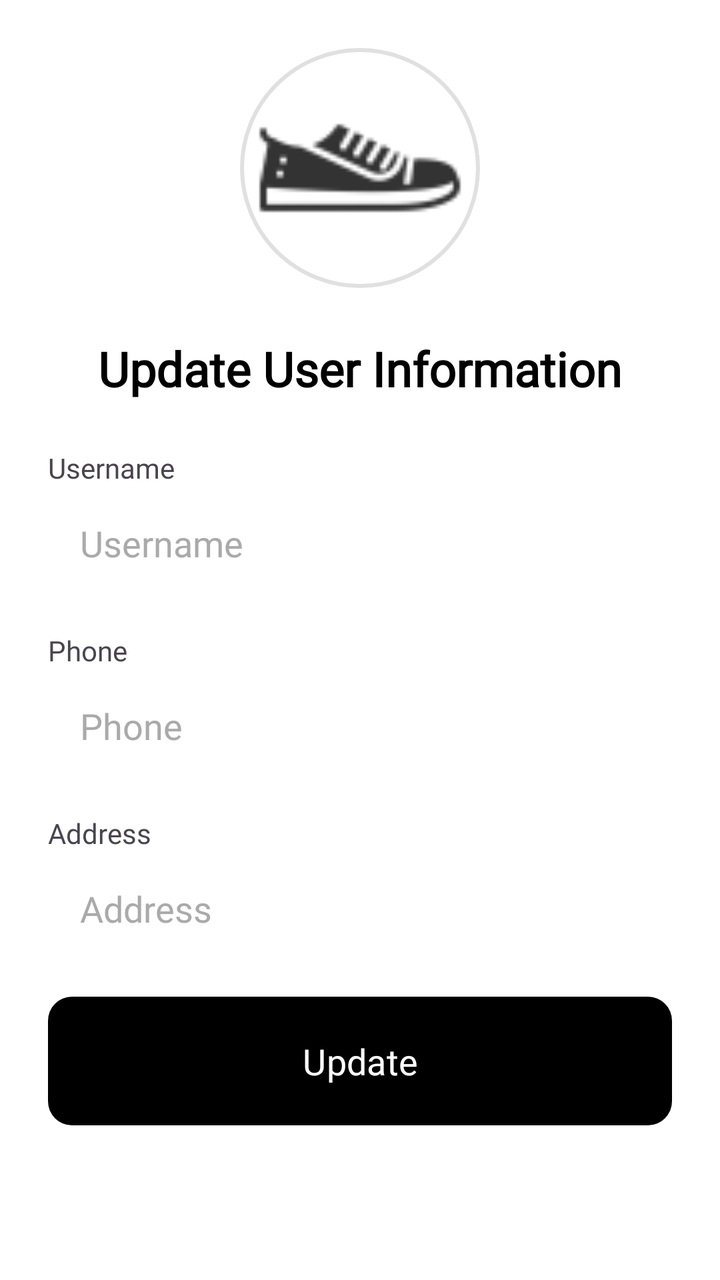
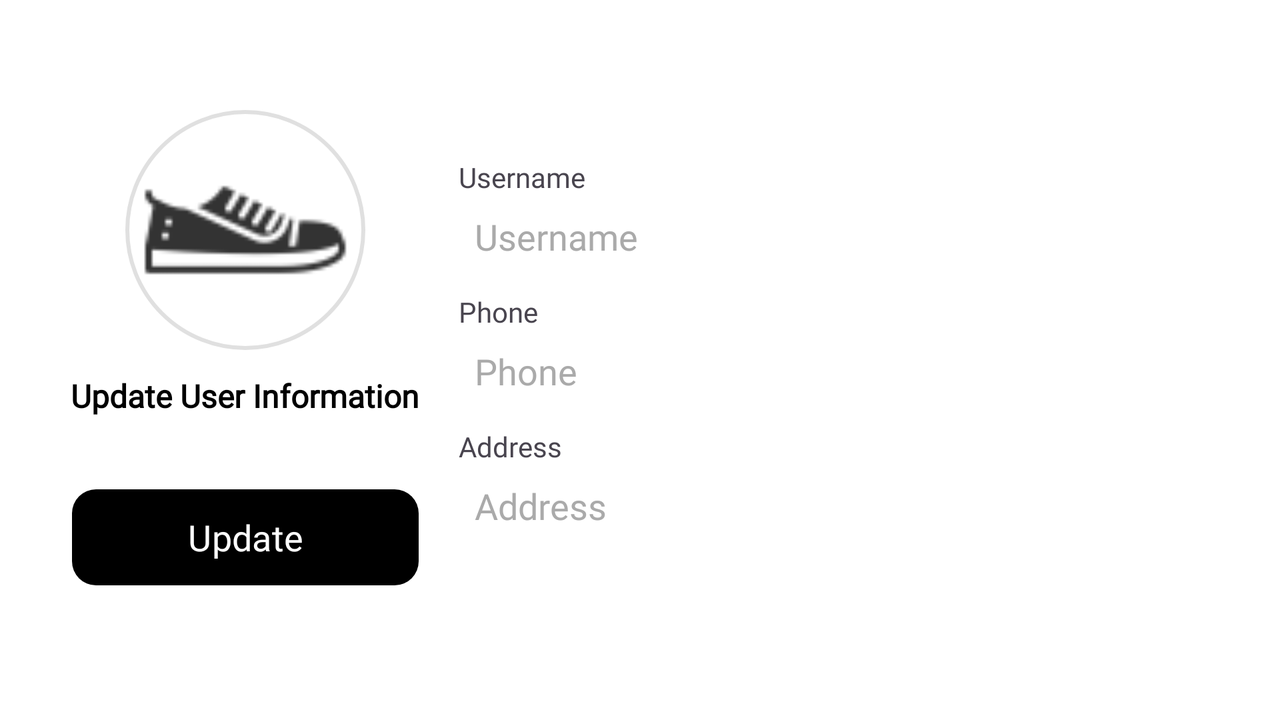

Two renders of one Android screen. The first uses the default layout on a phone; the second uses the alternative layout the repository ships for a different screen configuration, on a matching device. The two XML files are below.
<!-- AndroidManifest.xml: application theme Theme.FullStore -->
<!-- res/layout/fragment_user_info.xml -->
<LinearLayout xmlns:android="http://schemas.android.com/apk/res/android"
    xmlns:app="http://schemas.android.com/apk/res-auto"
    android:id="@+id/UpdateUserInfoFragment"
    android:layout_width="match_parent"
    android:layout_height="match_parent"
    android:background="@android:color/white"
    android:orientation="vertical"
    android:padding="24dp">


    <FrameLayout
        android:layout_width="120dp"
        android:layout_height="120dp"
        android:layout_gravity="center"
        android:layout_marginBottom="24dp"
        android:elevation="6dp">

        <View
            android:layout_width="match_parent"
            android:layout_height="match_parent"
            android:background="@drawable/icon_background" />

        <ImageView
            android:id="@+id/icon"
            android:layout_width="match_parent"
            android:layout_height="match_parent"
            android:contentDescription="@string/app_icon"
            android:scaleType="centerCrop"
            android:src="@drawable/sneaker"
            app:tint="@android:color/black" />
    </FrameLayout>


    <TextView
        android:id="@+id/tv_title"
        android:layout_width="wrap_content"
        android:layout_height="wrap_content"
        android:layout_gravity="center"
        android:layout_marginBottom="24dp"
        android:text="@string/update_user_information"
        android:textColor="@android:color/black"
        android:textSize="24sp"
        android:textStyle="bold" />


    <TextView
        android:id="@+id/textView3"
        android:layout_width="match_parent"
        android:layout_height="wrap_content"
        android:text="@string/username" />

    <EditText
        android:id="@+id/editTextIdentificationNumber"
        android:layout_width="match_parent"
        android:layout_height="wrap_content"
        android:layout_marginBottom="16dp"
        android:background="@drawable/edittext_background"
        android:elevation="2dp"
        android:hint="@string/username"
        android:inputType="text"
        android:padding="16dp"
        android:textColor="@android:color/black"
        android:textColorHint="@android:color/darker_gray" />


    <TextView
        android:id="@+id/textView4"
        android:layout_width="match_parent"
        android:layout_height="wrap_content"
        android:text="@string/phone" />

    <EditText
        android:id="@+id/editTextPhone"
        android:layout_width="match_parent"
        android:layout_height="wrap_content"
        android:layout_marginBottom="16dp"
        android:background="@drawable/edittext_background"
        android:elevation="2dp"
        android:hint="@string/phone"
        android:inputType="phone"
        android:padding="16dp"
        android:textColor="@android:color/black"
        android:textColorHint="@android:color/darker_gray" />


    <TextView
        android:id="@+id/textView5"
        android:layout_width="match_parent"
        android:layout_height="wrap_content"
        android:text="@string/address" />

    <EditText
        android:id="@+id/editTextAddress"
        android:layout_width="match_parent"
        android:layout_height="wrap_content"
        android:layout_marginBottom="16dp"
        android:background="@drawable/edittext_background"
        android:elevation="2dp"
        android:hint="@string/address"
        android:inputType="text"
        android:padding="16dp"
        android:textColor="@android:color/black"
        android:textColorHint="@android:color/darker_gray" />


    <Button
        android:id="@+id/buttonUpdate"
        android:layout_width="match_parent"
        android:layout_height="wrap_content"
        android:layout_marginBottom="24dp"
        android:background="@drawable/btn_background"
        android:elevation="3dp"
        android:padding="16dp"
        android:text="@string/update"
        android:textColor="@android:color/white"
        android:textSize="18sp" />
</LinearLayout>
<!-- resources referenced by this layout -->
<resources>
  <!-- drawable btn_background (drawable) -->
  <ripple xmlns:android="http://schemas.android.com/apk/res/android"
      android:color="#01062E">
      <item>
          <shape android:shape="rectangle">
              <gradient
                  android:startColor="#333333"
                  android:endColor="#000000"
                  android:angle="45" />
              <corners android:radius="12dp" />
              <padding
                  android:left="16dp"
                  android:right="16dp"
                  android:top="10dp"
                  android:bottom="10dp"/>
          </shape>
      </item>
  </ripple>
  <!-- drawable icon_background (drawable) -->
  <shape xmlns:android="http://schemas.android.com/apk/res/android" android:shape="oval">
      <solid android:color="@android:color/white" />
      <stroke
          android:width="2dp"
          android:color="#E0E0E0" />
  </shape>
  <!-- drawable sneaker: png bitmap (drawable-hdpi, 549 bytes) -->
  <string name="address">Address</string>
  <string name="app_icon">App Icon</string>
  <string name="phone">Phone</string>
  <string name="update">Update</string>
  <string name="update_user_information">Update User Information</string>
  <string name="username">Username</string>
  <style name="Theme.FullStore" parent="Base.Theme.FullStore" />
  <style name="Base.Theme.FullStore" parent="Theme.Material3.DayNight">
          <item name="colorPrimary">@android:color/black</item>
          <item name="windowNoTitle">true</item>
          <item name="android:fontFamily">@font/atkinson</item>
          <item name="windowActionBar">false</item>
      </style>
</resources>
<!-- res/layout-land/fragment_user_info.xml (the repository's variant of the layout above) -->
<!-- drawn on the phone turned sideways -->
<?xml version="1.0" encoding="utf-8"?>
<LinearLayout xmlns:android="http://schemas.android.com/apk/res/android"
    xmlns:app="http://schemas.android.com/apk/res-auto"
    android:id="@+id/UpdateUserInfoFragment"
    android:layout_width="match_parent"
    android:layout_height="match_parent"
    android:background="@android:color/white"
    android:baselineAligned="false"
    android:orientation="horizontal"
    android:padding="24dp">


<LinearLayout
android:layout_width="0dp"
android:layout_height="match_parent"
android:layout_weight="1"
android:orientation="vertical"
android:gravity="center">

<FrameLayout
    android:layout_width="120dp"
    android:layout_height="120dp"
    android:layout_gravity="center"
    android:layout_marginBottom="12dp"
    android:elevation="6dp">

    <View
        android:layout_width="match_parent"
        android:layout_height="match_parent"
        android:background="@drawable/icon_background" />

    <ImageView
        android:id="@+id/icon"
        android:layout_width="match_parent"
        android:layout_height="match_parent"
        android:contentDescription="@string/app_icon"
        android:scaleType="centerCrop"
        android:src="@drawable/sneaker"
        app:tint="@android:color/black" />

</FrameLayout>

    <TextView
        android:id="@+id/tv_title"
        android:layout_width="wrap_content"
        android:layout_height="wrap_content"
        android:layout_gravity="center"
        android:layout_marginBottom="24dp"
        android:gravity="center"
        android:text="@string/update_user_information"
        android:textColor="@android:color/black"
        android:textSize="16sp"
        android:textStyle="bold" />

    <Button
        android:id="@+id/buttonUpdate"
        android:layout_width="match_parent"
        android:layout_height="wrap_content"
        android:layout_margin="12dp"
        android:background="@drawable/btn_background"
        android:elevation="3dp"
        android:padding="6dp"
        android:text="@string/update"
        android:textColor="@android:color/white"
        android:textSize="18sp" />
</LinearLayout>

    <LinearLayout
        android:layout_width="0dp"
        android:layout_height="match_parent"
        android:layout_weight="2"
        android:gravity="center"
        android:orientation="vertical"
        android:paddingStart="8dp"
        android:paddingEnd="8dp">

        <TextView
            android:id="@+id/textView3"
            android:layout_width="match_parent"
            android:layout_height="wrap_content"
            android:text="@string/username" />

        <EditText
            android:id="@+id/editTextIdentificationNumber"
            android:layout_width="match_parent"
            android:layout_height="wrap_content"
            android:layout_marginBottom="8dp"
            android:background="@drawable/edittext_background"
            android:elevation="2dp"
            android:hint="@string/username"
            android:inputType="text"
            android:padding="8dp"
            android:textColor="@android:color/black"
            android:textColorHint="@android:color/darker_gray" />

        <TextView
            android:id="@+id/textView4"
            android:layout_width="match_parent"
            android:layout_height="wrap_content"
            android:text="@string/phone" />

        <EditText
            android:id="@+id/editTextPhone"
            android:layout_width="match_parent"
            android:layout_height="wrap_content"
            android:layout_marginBottom="8dp"
            android:background="@drawable/edittext_background"
            android:elevation="2dp"
            android:hint="@string/phone"
            android:inputType="phone"
            android:padding="8dp"
            android:textColor="@android:color/black"
            android:textColorHint="@android:color/darker_gray" />

        <TextView
            android:id="@+id/textView5"
            android:layout_width="match_parent"
            android:layout_height="wrap_content"
            android:text="@string/address" />

        <EditText
            android:id="@+id/editTextAddress"
            android:layout_width="match_parent"
            android:layout_height="wrap_content"
            android:layout_marginBottom="8dp"
            android:background="@drawable/edittext_background"
            android:elevation="2dp"
            android:hint="@string/address"
            android:inputType="text"
            android:padding="8dp"
            android:textColor="@android:color/black"
            android:textColorHint="@android:color/darker_gray" />

    </LinearLayout>

    </LinearLayout>
